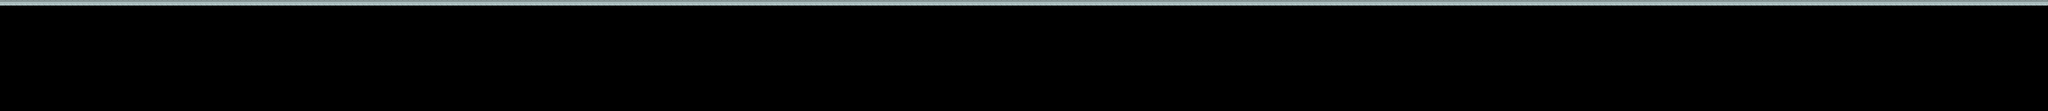

This is a level from a 2D game, rendered from its Tiled map with the project's own tilesets. A one-line summary and the map file follow, with tile-layer data summarised:
An orthogonal 366x20 tile map with 70x70 px tiles, 1 tile layer (Tile Layer 1) and 2 objects (platform, player).

<map version="1.8" tiledversion="1.8.4" orientation="orthogonal" renderorder="right-down" width="366" height="20" tilewidth="70" tileheight="70" infinite="0" nextlayerid="3" nextobjectid="4">
 <tileset firstgid="1" name="tiles" tilewidth="70" tileheight="70" spacing="2" tilecount="156" columns="12">
  <image source="tiles_spritesheet.png" width="914" height="936" />
 </tileset>
 <layer id="1" name="Tile Layer 1" width="366" height="20">
  <data>[7320 cells, 366 non-empty, 1 distinct tile ids]</data>
 </layer>
 <objectgroup id="2" name="Object Layer 1">
  <object id="1" type="platform" x="0" y="140" width="25620" height="70" />
  <object id="2" type="player" x="70" y="70" width="70" height="70" />
 </objectgroup>
</map>
